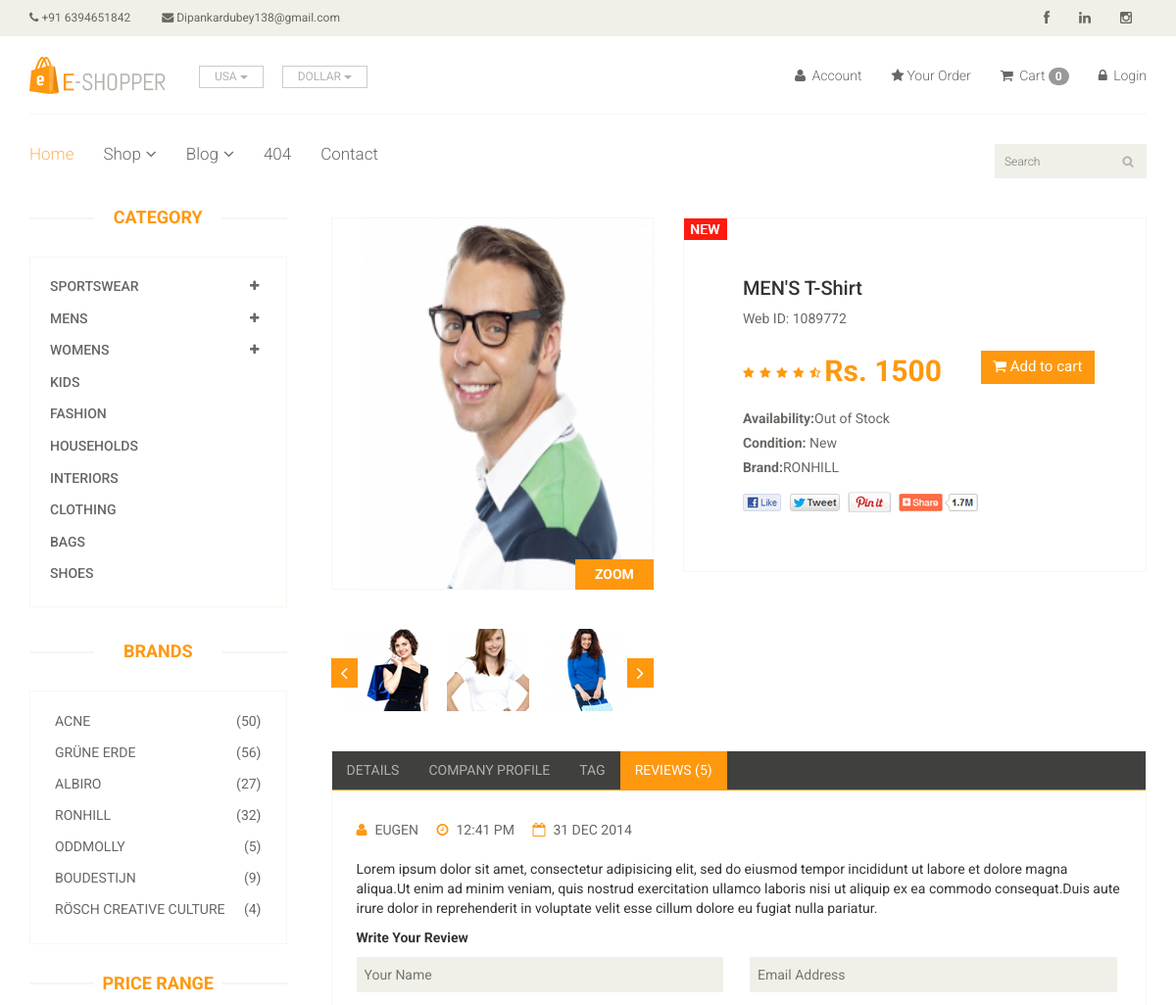
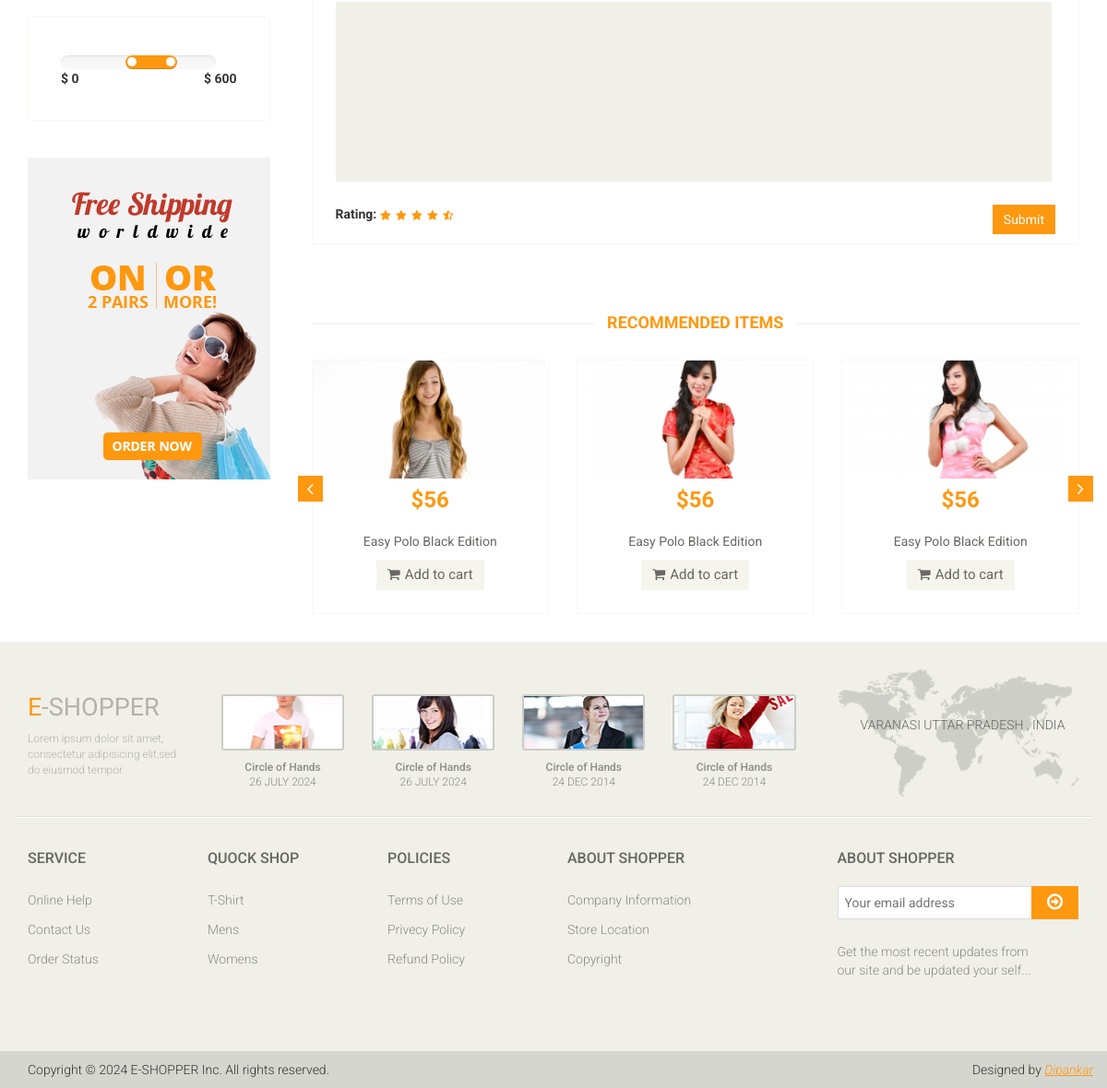
Screenshot of /product/10 with the database file from the repository (2 pictures, top to bottom).
### app/models.py (models this page shows, shortened)
class Product(models.Model):
        Availability = (('In Stock','In Stock'),('Out of Stock','Out of Stock'))
        image = models.ImageField(upload_to='ecommerce/pimg')
        name = models.CharField(max_length=100)
        datetime = models.DateField(auto_now_add=True)
        price = models.IntegerField(default=0)
        Availability = models.CharField(choices=Availability,max_length=100,null=True)
        category = models.ForeignKey(Category, on_delete=models.CASCADE, null=False, default="")
        sub_category = models.ForeignKey(Sub_Category, on_delete=models.CASCADE, null=False, default="")
        brand = models.ForeignKey(Brand,on_delete=models.CASCADE,null=True)

class Brand(models.Model):
    name = models.CharField(max_length=250)
    def __str__(self):
        return self.name

### Ecommerce/views.py (the view)
# urls.py: path('product/<str:id>',views.ProductDetails,name='product-details'),
def ProductDetails(request,id):
    product = Product.objects.filter(id = id).first()
    data = {
        'product':product
    }
    return render(request,"product-details.html",data)

### templates/product-details.html (shortened to what this page needs)
{% extends "master.html" %}
{% block content %}
<section>
		<div class="container">
			<div class="row">
				<div class="col-sm-3">
					<div class="left-sidebar">
						<h2>Category</h2>
						<div class="panel-group category-products" id="accordian">
							<div class="panel panel-default">
								<div class="panel-heading">
									<h4 class="panel-title">
										<a data-toggle="collapse" data-parent="#accordian" href="#sportswear">
											<span class="badge pull-right"><i class="fa fa-plus"></i></span>
											Sportswear
										</a>
									</h4>
								</div>
							</div>
							<div class="panel panel-default">
								<div class="panel-heading">
									<h4 class="panel-title">
										<a data-toggle="collapse" data-parent="#accordian" href="#mens">
											<span class="badge pull-right"><i class="fa fa-plus"></i></span>
											Mens
										</a>
									</h4>
								</div>
							</div>
							<div class="panel panel-default">
								<div class="panel-heading">
									<h4 class="panel-title">
										<a data-toggle="collapse" data-parent="#accordian" href="#womens">
											<span class="badge pull-right"><i class="fa fa-plus"></i></span>
											Womens
										</a>
									</h4>
								</div>
							</div>
							<div class="panel panel-default">
								<div class="panel-heading">
									<h4 class="panel-title"><a href="#">Kids</a></h4>
								</div>
							</div>
							<div class="panel panel-default">
								<div class="panel-heading">
									<h4 class="panel-title"><a href="#">Fashion</a></h4>
								</div>
							</div>
							<div class="panel panel-default">
								<div class="panel-heading">
									<h4 class="panel-title"><a href="#">Households</a></h4>
								</div>
							</div>
							<div class="panel panel-default">
								<div class="panel-heading">
									<h4 class="panel-title"><a href="#">Interiors</a></h4>
								</div>
							</div>
							<div class="panel panel-default">
								<div class="panel-heading">
									<h4 class="panel-title"><a href="#">Clothing</a></h4>
								</div>
							</div>
							<div class="panel panel-default">
								<div class="panel-heading">
									<h4 class="panel-title"><a href="#">Bags</a></h4>
								</div>
							</div>
							<div class="panel panel-default">
								<div class="panel-heading">
									<h4 class="panel-title"><a href="#">Shoes</a></h4>
								</div>
							</div>
						</div>
						<div class="brands_products">
							<h2>Brands</h2>
							<div class="brands-name">
								<ul class="nav nav-pills nav-stacked">
									<li><a href=""> <span class="pull-right">(50)</span>Acne</a></li>
									<li><a href=""> <span class="pull-right">(56)</span>Grüne Erde</a></li>
									<li><a href=""> <span class="pull-right">(27)</span>Albiro</a></li>
									<li><a href=""> <span class="pull-right">(32)</span>Ronhill</a></li>
									<li><a href=""> <span class="pull-right">(5)</span>Oddmolly</a></li>
									<li><a href=""> <span class="pull-right">(9)</span>Boudestijn</a></li>
									<li><a href=""> <span class="pull-right">(4)</span>Rösch creative culture</a></li>
								</ul>
							</div>
						</div>
						<div class="price-range">
							<h2>Price Range</h2>
							<div class="well">
								 <input type="text" class="span2" value="" data-slider-min="0" data-slider-max="600" data-slider-step="5" data-slider-value="[250,450]" id="sl2" ><br />
								 <b>$ 0</b> <b class="pull-right">$ 600</b>
							</div>
						</div>
						<div class="shipping text-center">
							<img src="images/home/shipping.jpg" alt="" />
						</div>
					</div>
				</div>
				<div class="col-sm-9 padding-right">
					<div class="product-details">
						<div class="col-sm-5">
							<div class="view-product">
								<img src="/{{product.image}}" alt="" />
								<h3>ZOOM</h3>
							</div>
							<div id="similar-product" class="carousel slide" data-ride="carousel">
								    <div class="carousel-inner">
										<div class="item active">
										  <a href=""><img src="images/product-details/similar1.jpg" alt=""></a>
										  <a href=""><img src="images/product-details/similar2.jpg" alt=""></a>
										  <a href=""><img src="images/product-details/similar3.jpg" alt=""></a>
										</div>
									</div>
								  <a class="left item-control" href="#similar-product" data-slide="prev">
									<i class="fa fa-angle-left"></i>
								  </a>
								  <a class="right item-control" href="#similar-product" data-slide="next">
									<i class="fa fa-angle-right"></i>
								  </a>
							</div>
						</div>
						<div class="col-sm-7">
							<div class="product-information">
								<img src="images/product-details/new.jpg" class="newarrival" alt="" />
								<h2>{{product.name}}</h2>
								<p>Web ID: 1089772</p>
								<img src="images/product-details/rating.png" alt="" />
								<span>
									<span>Rs. {{product.price}}</span>
									<a href="{% url 'cart_add' product.id %}" type="button" class="btn btn-fefault cart">
										<i class="fa fa-shopping-cart"></i>
										Add to cart
									</a>
								</span>
								<p><b>Availability:</b>{{product.Availability}}</p>
								<p><b>Condition:</b> New</p>
								<p><b>Brand:</b>{{product.brand}}</p>
								<a href=""><img src="images/product-details/share.png" class="share img-responsive"  alt="" /></a>
							</div>
						</div>
					</div>
					<div class="category-tab shop-details-tab">
						<div class="col-sm-12">
							<ul class="nav nav-tabs">
								<li><a href="#details" data-toggle="tab">Details</a></li>
								<li><a href="#companyprofile" data-toggle="tab">Company Profile</a></li>
								<li><a href="#tag" data-toggle="tab">Tag</a></li>
								<li class="active"><a href="#reviews" data-toggle="tab">Reviews (5)</a></li>
							</ul>
						</div>
						<div class="tab-content">
							<div class="tab-pane fade active in" id="reviews" >
								<div class="col-sm-12">
									<ul>
										<li><a href=""><i class="fa fa-user"></i>EUGEN</a></li>
										<li><a href=""><i class="fa fa-clock-o"></i>12:41 PM</a></li>
										<li><a href=""><i class="fa fa-calendar-o"></i>31 DEC 2014</a></li>
									</ul>
									<p>Lorem ipsum dolor sit amet, consectetur adipisicing elit, sed do eiusmod tempor incididunt ut labore et dolore magna aliqua.Ut enim ad minim veniam, quis nostrud exercitation ullamco laboris nisi ut aliquip ex ea commodo consequat.Duis aute irure dolor in reprehenderit in voluptate velit esse cillum dolore eu fugiat nulla pariatur.</p>
									<p><b>Write Your Review</b></p>
									<form action="#">
										<span>
											<input type="text" placeholder="Your Name"/>
											<input type="email" placeholder="Email Address"/>
										</span>
										<textarea name="" ></textarea>
										<b>Rating: </b> <img src="images/product-details/rating.png" alt="" />
										<button type="button" class="btn btn-default pull-right">
											Submit
										</button>
									</form>
								</div>
							</div>
						</div>
					</div>
					<div class="recommended_items">
						<h2 class="title text-center">recommended items</h2>
						<div id="recommended-item-carousel" class="carousel slide" data-ride="carousel">
							<div class="carousel-inner">
								<div class="item active">
									<div class="col-sm-4">
										<div class="product-image-wrapper">
											<div class="single-products">
												<div class="productinfo text-center">
													<img src="images/home/recommend1.jpg" alt="" />
													<h2>$56</h2>
													<p>Easy Polo Black Edition</p>
													<button type="button" class="btn btn-default add-to-cart"><i class="fa fa-shopping-cart"></i>Add to cart</button>
												</div>
											</div>
										</div>
									</div>
									<div class="col-sm-4">
										<div class="product-image-wrapper">
											<div class="single-products">
												<div class="productinfo text-center">
													<img src="images/home/recommend2.jpg" alt="" />
													<h2>$56</h2>
													<p>Easy Polo Black Edition</p>
													<button type="button" class="btn btn-default add-to-cart"><i class="fa fa-shopping-cart"></i>Add to cart</button>
												</div>
											</div>
										</div>
									</div>
									<div class="col-sm-4">
										<div class="product-image-wrapper">
											<div class="single-products">
												<div class="productinfo text-center">
													<img src="images/home/recommend3.jpg" alt="" />
													<h2>$56</h2>
													<p>Easy Polo Black Edition</p>
													<button type="button" class="btn btn-default add-to-cart"><i class="fa fa-shopping-cart"></i>Add to cart</button>
												</div>
											</div>
										</div>
									</div>
								</div>
							</div>
							 <a class="left recommended-item-control" href="#recommended-item-carousel" data-slide="prev">
								<i class="fa fa-angle-left"></i>
							  </a>
							  <a class="right recommended-item-control" href="#recommended-item-carousel" data-slide="next">
								<i class="fa fa-angle-right"></i>
							  </a>
						</div>
					</div>
				</div>
			</div>
		</div>
	</section>
	{% endblock %}

### rows the page displays
Product: image (picture), name "MEN'S T-Shirt", price "1500", Availability "Out of Stock", brand "RONHILL"

### other values shown
{{ request.session.cart|length }} "0"
